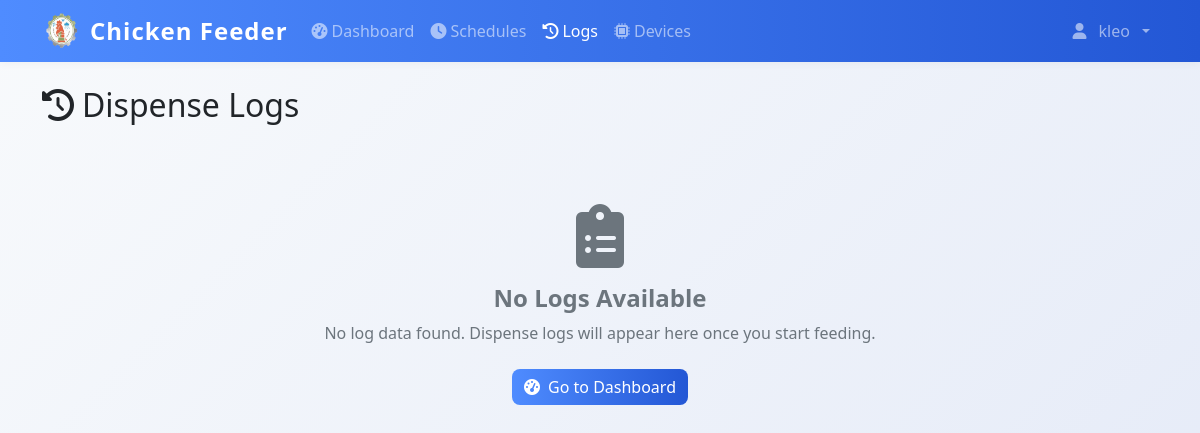
The page /logs (signed in) on the database as committed earlier.
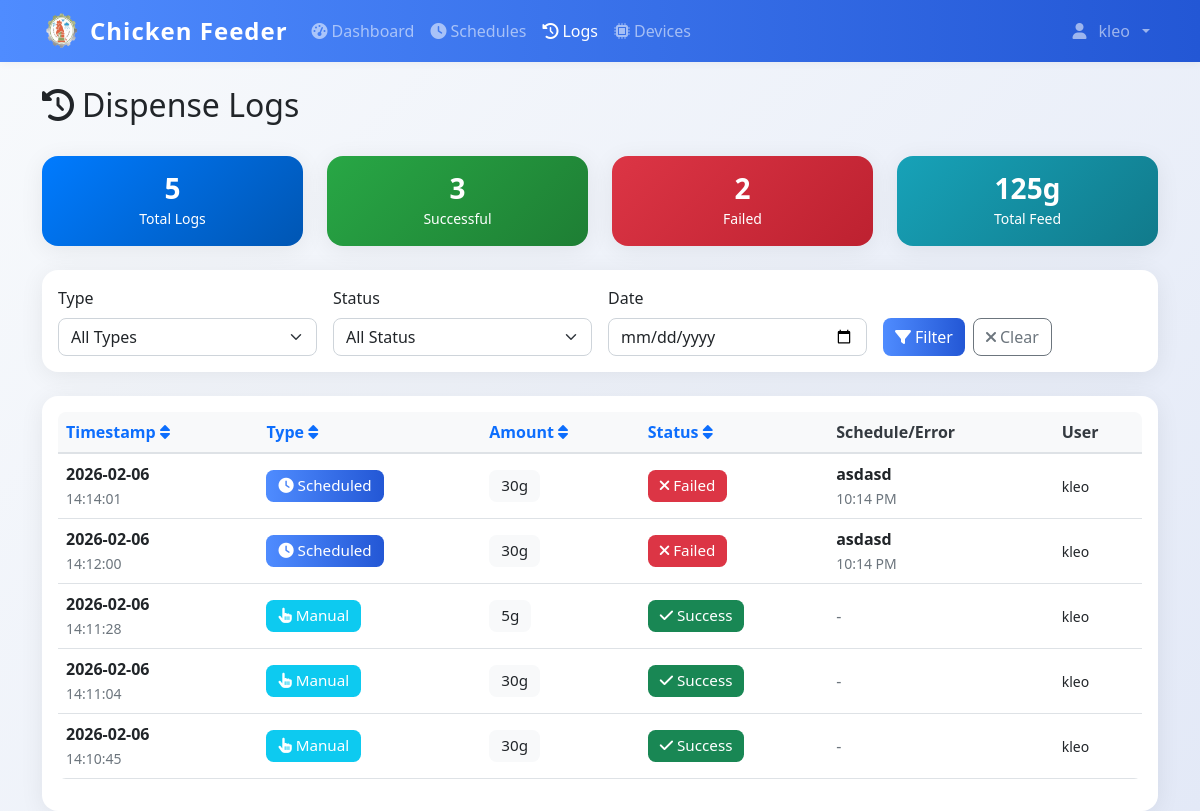
The same page on the database as committed later.
### models.py (models this page shows)
class User(UserMixin, db.Model):
    id = db.Column(db.Integer, primary_key=True)
    username = db.Column(db.String(80), unique=True, nullable=False)
    email = db.Column(db.String(120), unique=True, nullable=False)
    password_hash = db.Column(db.String(120), nullable=False)
    iot_device_url = db.Column(db.String(255), nullable=True)  # e.g., 'http://192.168.1.100:5000' or 'pi_klei'
    is_admin = db.Column(db.Boolean, default=True)
    created_at = db.Column(db.DateTime, default=datetime.utcnow)

class DispenseLog(db.Model):
    id = db.Column(db.Integer, primary_key=True)
    timestamp = db.Column(db.DateTime, default=datetime.utcnow, nullable=False)
    amount_grams = db.Column(db.Integer, nullable=False)
    trigger_type = db.Column(db.String(20), nullable=False)
    schedule_id = db.Column(db.Integer, db.ForeignKey('feed_schedule.id'), nullable=True)
    status = db.Column(db.String(20), default='success')
    error_message = db.Column(db.Text, nullable=True)
    triggered_by = db.Column(db.Integer, db.ForeignKey('user.id'), nullable=True)
    schedule = db.relationship('FeedSchedule', backref=db.backref('dispense_logs', lazy=True))
    user = db.relationship('User', backref=db.backref('dispense_logs', lazy=True))

class FeedSchedule(db.Model):
    id = db.Column(db.Integer, primary_key=True)
    name = db.Column(db.String(100), nullable=False)
    feed_time = db.Column(db.Time, nullable=False)
    amount_grams = db.Column(db.Integer, nullable=False)
    is_active = db.Column(db.Boolean, default=True)
    created_by = db.Column(db.Integer, db.ForeignKey('user.id'), nullable=False)
    created_at = db.Column(db.DateTime, default=datetime.utcnow)
    user = db.relationship('User', backref=db.backref('schedules', lazy=True))

### app.py (the view)
@app.route('/logs')
@login_required
def logs():
    page = request.args.get('page', 1, type=int)
    if not current_user.is_admin:
        logs = DispenseLog.query.filter_by(triggered_by=current_user.id).order_by(DispenseLog.timestamp.desc()).paginate(
            page=page, per_page=10, error_out=False
        )
    else:
        logs = DispenseLog.query.order_by(DispenseLog.timestamp.desc()).paginate(
            page=page, per_page=10, error_out=False
        )
    return render_template('logs.html', logs=logs)

### templates/logs.html (shortened to what this page needs)
{% extends "base.html" %}
{% block content %}
<div class="container mt-4">
    <div class="row mb-4">
        <div class="col">
            <h1 class="h2">
                <i class="fas fa-history me-2"></i>Dispense Logs
            </h1>
        </div>
    </div>
    {% if not logs or not logs.items %}
    <div class="text-center text-muted py-5">
        <i class="fas fa-clipboard-list fa-4x mb-3"></i>
        <h4>No Logs Available</h4>
        <p class="mb-4">No log data found. Dispense logs will appear here once you start feeding.</p>
        <a href="{{ url_for('dashboard') }}" class="btn btn-primary">
            <i class="fas fa-tachometer-alt me-2"></i>Go to Dashboard
        </a>
    </div>
    {% else %}
    <div class="row my-4">
        <div class="col-md-3">
            <div class="card bg-primary text-white">
                <div class="card-body text-center">
                    <h3 class="mb-0">{{ logs.total }}</h3>
                    <small>Total Logs</small>
                </div>
            </div>
        </div>
        <div class="col-md-3">
            <div class="card bg-success text-white">
                <div class="card-body text-center">
                    <h3 class="mb-0">{{ logs.items|selectattr('status', 'equalto', 'success')|list|length }}</h3>
                    <small>Successful</small>
                </div>
            </div>
        </div>
        <div class="col-md-3">
            <div class="card bg-danger text-white">
                <div class="card-body text-center">
                    <h3 class="mb-0">{{ logs.items|selectattr('status', 'equalto', 'failure')|list|length }}</h3>
                    <small>Failed</small>
                </div>
            </div>
        </div>
        <div class="col-md-3">
            <div class="card bg-info text-white">
                <div class="card-body text-center">
                    <h3 class="mb-0">{{ logs.items|sum(attribute='amount_grams') }}g</h3>
                    <small>Total Feed</small>
                </div>
            </div>
        </div>
    </div>
    <div class="card mb-4">
        <div class="card-body">
            <div class="row g-3">
                <div class="col-md-3">
                    <label for="filter-type" class="form-label">Type</label>
                    <select class="form-select" id="filter-type">
                        <option value="">All Types</option>
                    </select>
                </div>
                <div class="col-md-3">
                    <label for="filter-status" class="form-label">Status</label>
                    <select class="form-select" id="filter-status">
                        <option value="">All Status</option>
                    </select>
                </div>
                <div class="col-md-3">
                    <label for="filter-date" class="form-label">Date</label>
                    <input type="date" class="form-control" id="filter-date">
                </div>
                <div class="col-md-3">
                    <label class="form-label">&nbsp;</label>
                    <div class="d-flex gap-2">
                        <button class="btn btn-primary" onclick="applyFilters()">
                            <i class="fas fa-filter me-1"></i>Filter
                        </button>
                        <button class="btn btn-outline-secondary" onclick="clearFilters()">
                            <i class="fas fa-times me-1"></i>Clear
                        </button>
                    </div>
                </div>
            </div>
        </div>
    </div>
    <div class="card">
        <div class="card-body">
            {% if logs.items %}
            <div class="table-responsive">
                <table class="table table-hover">
                    <thead>
                        <tr>
                            <th>
                                <a href="#" onclick="sortTable('timestamp')" class="text-decoration-none">
                                    Timestamp <i class="fas fa-sort"></i>
                                </a>
                            </th>
                            <th>
                                <a href="#" onclick="sortTable('type')" class="text-decoration-none">
                                    Type <i class="fas fa-sort"></i>
                                </a>
                            </th>
                            <th>
                                <a href="#" onclick="sortTable('amount')" class="text-decoration-none">
                                    Amount <i class="fas fa-sort"></i>
                                </a>
                            </th>
                            <th>
                                <a href="#" onclick="sortTable('status')" class="text-decoration-none">
                                    Status <i class="fas fa-sort"></i>
                                </a>
                            </th>
                            <th>Schedule/Error</th>
                            <th>User</th>
                        </tr>
                    </thead>
                    <tbody id="logs-table-body">
                        {% for log in logs.items %}
                        <tr class="log-row"
                            data-type="{{ log.trigger_type }}"
                            data-status="{{ log.status }}"
                            data-date="{{ log.timestamp.strftime('%Y-%m-%d') }}">
                            <td>
                                <div>
                                    <strong>{{ log.timestamp.strftime('%Y-%m-%d') }}</strong>
                                </div>
                                <small class="text-muted">{{ log.timestamp.strftime('%H:%M:%S') }}</small>
                            </td>
                            <td>
                                {% if log.trigger_type == 'manual' %}
                                    <span class="badge bg-info">
                                        <i class="fas fa-hand-pointer me-1"></i>Manual
                                    </span>
                                {% else %}
                                    <span class="badge bg-primary">
                                        <i class="fas fa-clock me-1"></i>Scheduled
                                    </span>
                                {% endif %}
                            </td>
                            <td>
                                <span class="badge bg-light text-dark">{{ log.amount_grams }}g</span>
                            </td>
                            <td>
                                {% if log.status == 'success' %}
                                    <span class="badge bg-success">
                                        <i class="fas fa-check me-1"></i>Success
                                    </span>
                                {% else %}
                                    <span class="badge bg-danger">
                                        <i class="fas fa-times me-1"></i>Failed
                                    </span>
                                {% endif %}
                            </td>
                            <td style="max-width: 350px;">
                                {% if log.schedule %}
                                    <div>
                                        <strong>{{ log.schedule.name }}</strong>
                                    </div>
                                    <small class="text-muted">{{ log.schedule.feed_time.strftime('%I:%M %p') }}</small>
                                {% elif log.error_message %}
                                    <div class="text-danger" title="{{ log.error_message }}" style="cursor: help;">
                                        <i class="fas fa-exclamation-triangle me-1"></i>
                                        <small>{{ log.error_message[:100] }}{% if log.error_message|length > 100 %}...{% endif %}</small>
                                    </div>
                                {% else %}
                                    <span class="text-muted">-</span>
                                {% endif %}
                            </td>
                            <td>
                                {% if log.user %}
                                    <small>{{ log.user.username }}</small>
                                {% else %}
                                    <small class="text-muted">System</small>
                                {% endif %}
                            </td>
                        </tr>
                        {% endfor %}
                    </tbody>
                </table>
            </div>
            {% endif %}
        </div>
    </div>
</div>
{% endif %}
{% endblock %}

### templates/base.html (shortened to what this page needs)
<!DOCTYPE html>
<html lang="en">
<head>
    <link href="https://cdn.jsdelivr.net/npm/bootstrap@5.1.3/dist/css/bootstrap.min.css" rel="stylesheet">
    <link href="https://cdnjs.cloudflare.com/ajax/libs/font-awesome/6.0.0/css/all.min.css" rel="stylesheet">
    <link href="{{ url_for('static', filename='css/style.css') }}" rel="stylesheet">
</head>
<body>
    {% if current_user.is_authenticated %}
    <nav class="navbar navbar-expand-lg navbar-dark bg-primary">
        <div class="container">
            <div class="d-flex align-items-center gap-2">
                <img src="{{ url_for('static', filename='img/chicken-logo.png') }}" alt="Logo" style="width:40px;height:40px;" >
                <a class="navbar-brand" href="{{ url_for('dashboard') }}">
                   Chicken Feeder
                </a>
            </div>
            <div class="collapse navbar-collapse" id="navbarNav">
                <ul class="navbar-nav me-auto">
                    <li class="nav-item">
                        <a class="nav-link {% if request.endpoint == 'dashboard' %}active{% endif %}"
                           href="{{ url_for('dashboard') }}">
                            <i class="fas fa-tachometer-alt me-1"></i>Dashboard
                        </a>
                    </li>
                    <li class="nav-item">
                        <a class="nav-link {% if request.endpoint in ['schedules', 'add_schedule'] %}active{% endif %}"
                           href="{{ url_for('schedules') }}">
                            <i class="fas fa-clock me-1"></i>Schedules
                        </a>
                    </li>
                    <li class="nav-item">
                        <a class="nav-link {% if request.endpoint == 'logs' %}active{% endif %}"
                           href="{{ url_for('logs') }}">
                            <i class="fas fa-history me-1"></i>Logs
                        </a>
                    </li>
                    <li class="nav-item">
                        <a class="nav-link {% if request.endpoint in ['devices', 'add_device'] %}active{% endif %}"
                           href="{{ url_for('devices') }}">
                            <i class="fas fa-microchip me-1"></i>Devices
                        </a>
                    </li>
                </ul>
                <ul class="navbar-nav">
                    <li class="nav-item dropdown">
                        <a class="nav-link dropdown-toggle d-flex align-items-center gap-2" href="#" id="navbarDropdown" role="button"
                           data-bs-toggle="dropdown" aria-expanded="false">
                            <i class="fas fa-user me-1 "></i>{{ current_user.username }}
                        </a>
                    </li>
                </ul>
            </div>
        </div>
    </nav>
    {% endif %}
    <main class="container-fluid align-items-center">
        {% block content %}{% endblock %}
    </main>
</body>
</html>

Rows that differ between the two databases and show on the page:
added DispenseLog: timestamp "2026-02-06", timestamp "14:14:01", trigger_type "scheduled" (drawn), amount_grams "30", status "failure" (drawn), schedule.name "asdasd", schedule.feed_time "10:14 PM", user.username "kleo"
added DispenseLog: timestamp "2026-02-06", timestamp "14:12:00", trigger_type "scheduled" (drawn), amount_grams "30", status "failure" (drawn), schedule.name "asdasd", schedule.feed_time "10:14 PM", user.username "kleo"
added DispenseLog: timestamp "2026-02-06", timestamp "14:11:28", trigger_type "manual" (drawn), amount_grams "5", status "success" (drawn), user.username "kleo"
added DispenseLog: timestamp "2026-02-06", timestamp "14:11:04", trigger_type "manual" (drawn), amount_grams "30", status "success" (drawn), user.username "kleo"
added DispenseLog: timestamp "2026-02-06", timestamp "14:10:45", trigger_type "manual" (drawn), amount_grams "30", status "success" (drawn), user.username "kleo"
Other text that changed with them:
{{ logs.total }}: (not shown) → "5"
{{ logs.items|selectattr('status', 'equalto', 'success')|list|length }}: (not shown) → "3"
{{ logs.items|selectattr('status', 'equalto', 'failure')|list|length }}: (not shown) → "2"
{{ logs.items|sum(attribute='amount_grams') }}: (not shown) → "125"
form field value: (not shown) → "All Types"
form field value: (not shown) → "All Status"
text no longer shown: "No Logs Available No log data found. Dispense logs will appear here once you start feeding. Go to Dashboard"
text now shown: "Total Logs Successful Failed g Total Feed Type Status Date Filter Clear Timestamp Type Amount Status Schedule/Error User"
